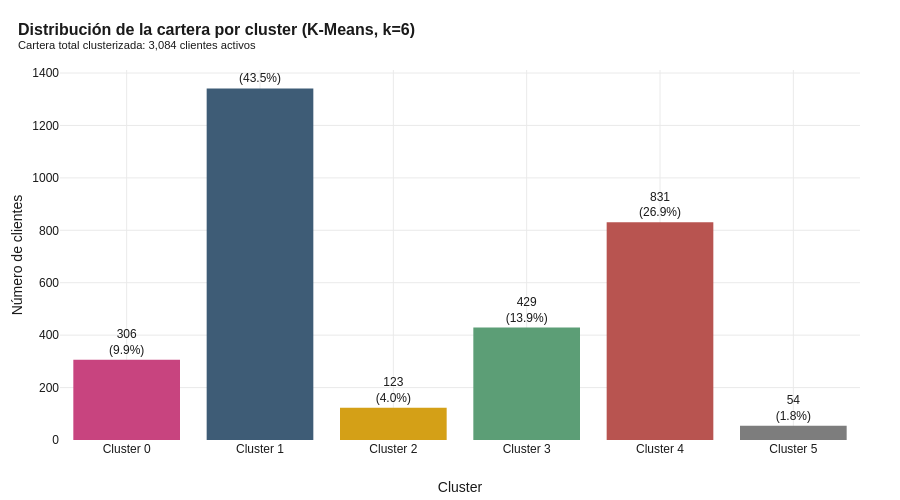

Notebook code for this chart:
### Code cell
# 4.2 Visualización de los tamaños de cluster
fig = go.Figure()

tamanos_df = df["cluster"].value_counts().sort_index().reset_index()
tamanos_df.columns = ["cluster", "num_clientes"]
tamanos_df["pct"] = 100 * tamanos_df["num_clientes"] / len(df)

colores_cluster = [PALETA_CLUSTERS[c] for c in tamanos_df["cluster"]]

fig.add_trace(go.Bar(
    x=[f"Cluster {c}" for c in tamanos_df["cluster"]],
    y=tamanos_df["num_clientes"],
    marker_color=colores_cluster,
    text=[f"{n:,}<br>({p:.1f}%)".replace(",", ".") for n, p in zip(tamanos_df["num_clientes"], tamanos_df["pct"])],
    textposition="outside",
))

fig.update_layout(
    title=dict(text=f"<b>Distribución de la cartera por cluster (K-Means, k={K_FINAL})</b><br><sup>Cartera total clusterizada: {len(df):,} clientes activos</sup>"),
    xaxis_title="Cluster",
    yaxis_title="Número de clientes",
    height=500, showlegend=False,
)
guardar_y_mostrar(fig, "06_tamanos_clusters")

### Figure 1 — Plotly figure (JSON) as saved in the notebook; plotly's stock layout.template omitted (floating-point values rounded to 4 significant figures)
{"data": [{"marker": {"color": ["#C8447F", "#3E5C76", "#D4A017", "#5C9E76", "#B85450", "#7D7D7D"]}, "text": ["306<br>(9.9%)", "1.341<br>(43.5%)", "123<br>(4.0%)", "429<br>(13.9%)", "831<br>(26.9%)", "54<br>(1.8%)"], "textposition": "outside", "type": "bar", "x": ["Cluster 0", "Cluster 1", "Cluster 2", "Cluster 3", "Cluster 4", "Cluster 5"], "y": [306, 1341, 123, 429, 831, 54]}], "layout": {"height": 500, "showlegend": false, "title": {"text": "<b>Distribución de la cartera por cluster (K-Means, k=6)</b><br><sup>Cartera total clusterizada: 3,084 clientes activos</sup>"}, "xaxis": {"title": {"text": "Cluster"}}, "yaxis": {"title": {"text": "Número de clientes"}}}}
